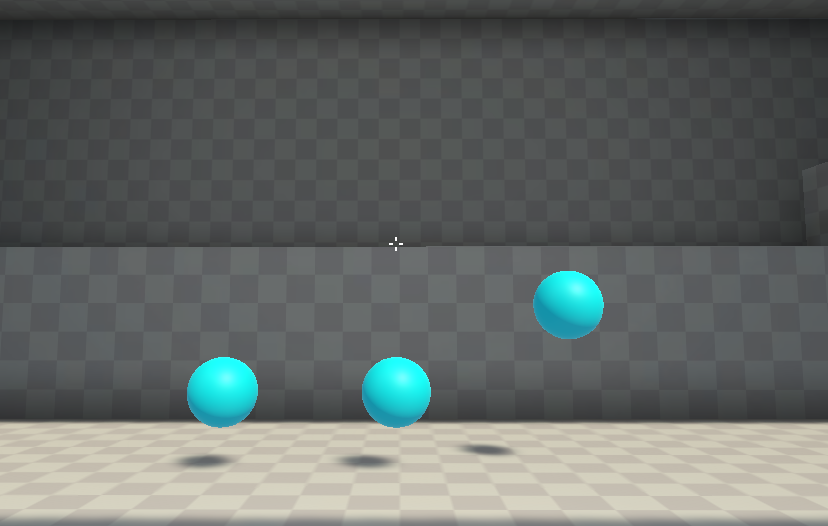
#> input picture act-04 - HSV Color Space/blueCircles.png, 828 x 526 px, found by its file name
$ python act-04.py
#> lines starting #> are read from the running program, lines starting #| are printed output that depends on the picture; after the words box and inside, x2 and y2 are one past the last pixel; in counts of white or black regions, pixels touching at a corner belong together
# File        :   act-04.py (Activity 4 of 2022 Spring Vision Course)
# Version     :   1.0.1
# Description :   HSV-based Segmentation + Hough's Circle Detector
# Date:       :   Mar 07, 2022
# Author      :   Ricardo Acevedo-Avila (racevedoaa@gmail.com)
# License     :   MIT

import numpy as np
import cv2

# Read an image:
def readImage(imagePath):
    # Loads image:
#> called with imagePath = 'D://opencvImages//blueCircles.png'
    inputImage = cv2.imread(imagePath)
#> inputImage is the input picture: shape (526, 828, 3); mean B, G, R 103, 105.3, 99.7
    # Checks if image was successfully loaded:
    if inputImage is None:
        print("readImage>> Error: Could not load Input image.")

    return inputImage

# Defines a re-sizable image window:
def showImage(imageName, inputImage, delay=0):
    cv2.namedWindow(imageName, flags=cv2.WINDOW_GUI_NORMAL)
    cv2.imshow(imageName, inputImage)
    cv2.waitKey(delay)


# Writes an PGN image:
def writeImage(imagePath, inputImage):
    imagePath = imagePath + ".png"
    cv2.imwrite(imagePath, inputImage, [cv2.IMWRITE_PNG_COMPRESSION, 0])
    print("Wrote Image: " + imagePath)


# Set image path
path = "D://opencvImages//"
fileName = "blueCircles.png"

# Reading an image in default mode:
inputImage = readImage(path + fileName)
showImage("inputImage", inputImage)

# Get input image dimensions:
(imageHeight, imageWidth, imageChannels) = inputImage.shape
#> imageHeight = 526; imageWidth = 828; imageChannels = 3

print("Image Height: " + str(imageHeight) + " Image Width: " + str(imageWidth) + " Image Channels: " + str(imageChannels))
#| Image Height: 526 Image Width: 828 Image Channels: 3

# Set the low threshold for the 3 channels:

lowThreshold = [210, 210, 20]  # BGR
highThreshold = [255, 255, 70]

# Create new image:
circlesMask = np.zeros((imageHeight, imageWidth), dtype="uint8")

# A black image:
showImage("Circles Mask", circlesMask)

# Let's manually create the circle mask based on BGR values:
for y in range(imageHeight):
    for x in range(imageWidth):
        # get BGR pixel:
        (B, G, R) = inputImage[y, x]

        # Check if the pixels is in threshold:
        if B >= lowThreshold[0] and B <= highThreshold[0]:
            if G >= lowThreshold[1] and G <= highThreshold[1]:
                if R >= lowThreshold[2] and R <= highThreshold[2]:
                    circlesMask[y, x] = 255
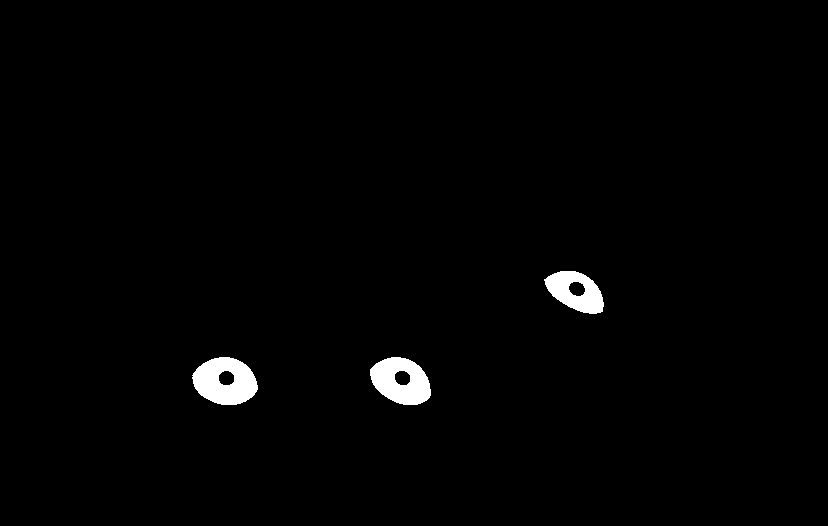
#> circlesMask: shape (526, 828); 1.3% white; 3 white regions, box (x1, y1, x2, y2) and area: (192, 357, 258, 405) 2229, (370, 357, 431, 405) 2019, (544, 271, 604, 314) 1580

# Check the image:
showImage("Circles Mask [BGR]", circlesMask)

# Conversion to HSV:
hsvImage = cv2.cvtColor(inputImage, cv2.COLOR_BGR2HSV)
#> hsvImage: shape (526, 828, 3); mean H, S, V 79, 18.5, 107.1

# Check the image:
showImage("Input Image [HSV]", hsvImage)

# Set the HSV range:
# We define "Value" first, for blue the range is [85, 100]
# Next, define the "Saturation" level
# We don't want to include white [0-100], let's set
# the range to [100, 255]
# Finally, "Value". We don't want black [0-50], we set
# the range to [50, 255]

# Blue range:
lowThreshold = [85, 50, 50]
highThreshold = [100, 255, 255]


# Create new image:
circlesMaskHSV = np.zeros((imageHeight, imageWidth), dtype="uint8")

# Let's manually create the circle mask based on HSV values:
for y in range(imageHeight):
    for x in range(imageWidth):
        # get BGR pixel:
        (H, S, V) = hsvImage[y, x]

        # Check if the pixels is in threshold:
        if H >= lowThreshold[0] and H <= highThreshold[0]:
            if S >= lowThreshold[1] and S <= highThreshold[1]:
                if V >= lowThreshold[2] and V <= highThreshold[2]:
                    circlesMaskHSV[y, x] = 255
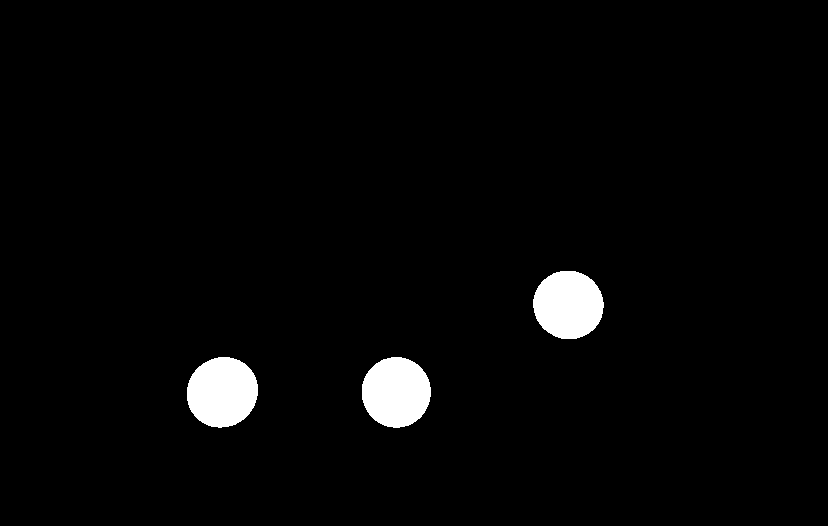
#> circlesMaskHSV: shape (526, 828); 2.7% white; 3 white regions, box (x1, y1, x2, y2) and area: (187, 357, 258, 428) 3954, (362, 357, 431, 428) 3843, (533, 271, 604, 339) 3798

# Check the image:
showImage("Circle Mask [HSV]", circlesMaskHSV)

# Using cv2.inRange:
# OpenCV includes a vectorized version of the nested-loops via
# cv2.inRange(lowThresh, highThresh):
# The function accepts the thresholds as NumPY arrays:

lowThreshold = np.array([85, 50, 50])
highThreshold = np.array([100, 255, 255])

# Apply the ranges to HSV image:
hsvMask = cv2.inRange(hsvImage, lowThreshold, highThreshold)

# Show the image:
showImage("Circle Mask [HSV - inRange]", hsvMask)
writeImage(path+"circlesMask", hsvMask)

# Detect the circles via Hough Circles:
# Hough Circle detection is a method for finding circles in an image
# It is notorious for being hard to configure and very sensitive to
# image changes.
# For now, let's use it as a black box.
# We need to parameters to tune out the detector:
# dp - Inverse ratio of the accumulator resolution to the image resolution
# minDist - Minimum distance between he centers of the detected circles
# There are more parameters, but for now this will do.

circles = cv2.HoughCircles(hsvMask, cv2.HOUGH_GRADIENT, 5, 20)
#> circles = [[222.5, 392.5, 34.5], [397.5, 392.5, 35], [567.5, 302.5, 35]]
print("Circles Found: " + str(len(circles[0, :])))
#| Circles Found: 3

# Integer conversion:
# OpenCV has an habit of returning vectors and scalars in a whole vector.
# This is due to the C++ data type underneath.
# Circles is an array of just one element: the actual array of circles,
# To draw the, we need to cast them to integers first:
circles = np.round(circles[0, :]).astype("int")
#> circles = [[222, 392, 34], [398, 392, 35], [568, 302, 35]]

circlesCounter = 1

# Draw circles:
for (x, y, r) in circles:
    # The function receives the circle's center and its radius:
    cv2.circle(inputImage, (x, y), r, (0, 255, 0), 4)

    # Draw circle label:
    font = cv2.FONT_HERSHEY_SIMPLEX
    color = (0, 0, 0)  # black
    fontScale = 1
    fontThickness = 2
    cv2.putText(inputImage, str(circlesCounter), (x, y), font, fontScale, color, fontThickness)

    # Increment number of circles:
    circlesCounter += 1

    showImage("Detected Circles", inputImage)
#> this loop made 3 passes
#> pass 1, in showImage (call 7), `cv2.imshow(imageName, inputImage)`:
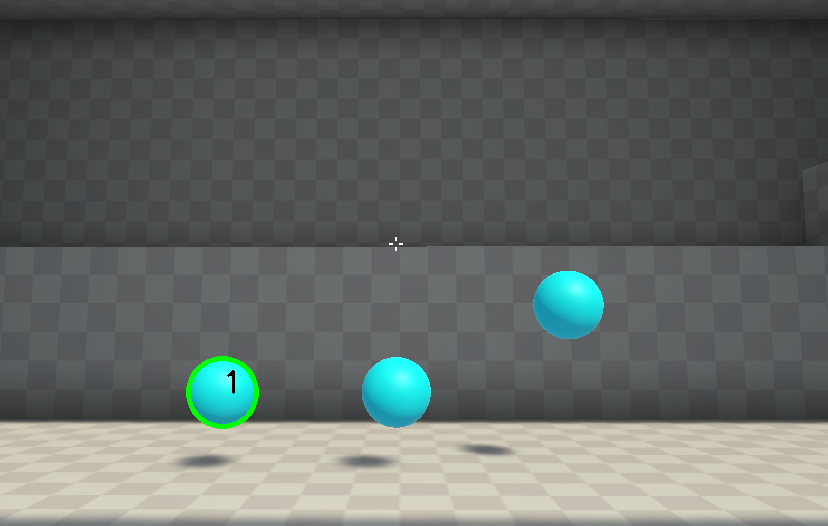
#> window 'Detected Circles': shape (526, 828, 3); mean B, G, R 102.5, 105.4, 99.6
#> pass 2, in showImage (call 8), `cv2.imshow(imageName, inputImage)`:
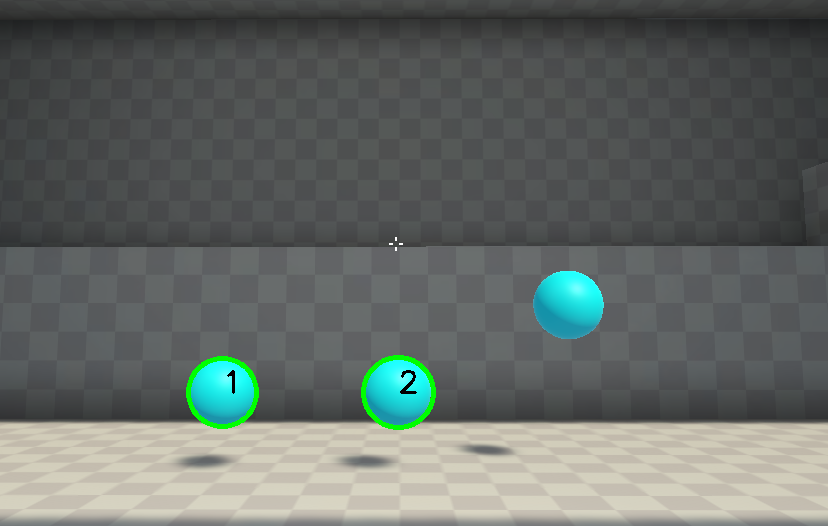
#> window 'Detected Circles': shape (526, 828, 3); mean B, G, R 102.1, 105.6, 99.4
#> after the loop:
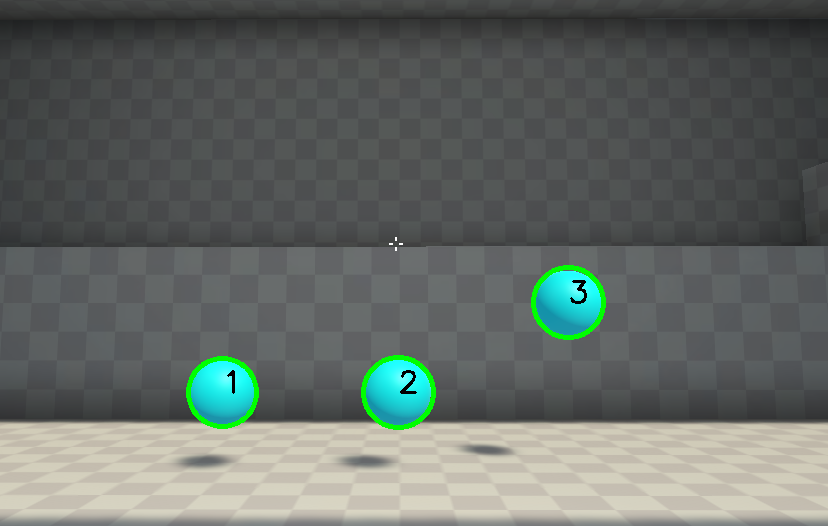
#> inputImage: shape (526, 828, 3); 0.84% of pixels changed, all inside (x1, y1, x2, y2) = (186, 265, 606, 430)
#> after the loop, circlesCounter = 4


writeImage(path+"circlesDetected", inputImage)
